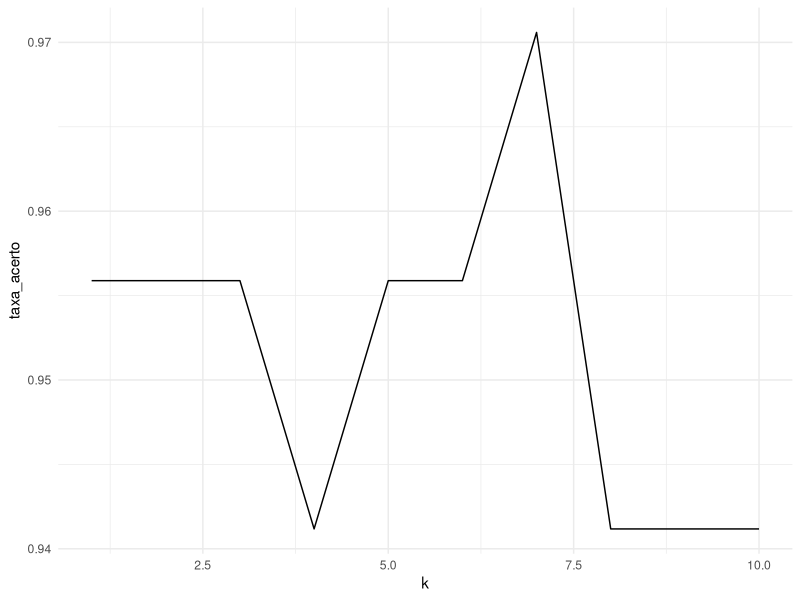

Source code (R):
library(ggplot2)
library(palmerpenguins)
library(class)

data("penguins")
pinguins <- penguins
str(penguins)
pinguins <- pinguins[, -c(2, 7, 8)]
pinguins <- na.omit(pinguins)

n <- round(0.8 * nrow(pinguins))
indices_treino <- sample(1:nrow(pinguins), size = n, replace = FALSE)
treino <- pinguins[indices_treino,]
teste <- pinguins[-indices_treino,]

treino_padronizado <- scale(treino[,-1])
teste_padronizado <- scale(teste[,-1])

classe_treino <- treino$species
classe_teste <- teste$species

modelo <- knn(train = treino_padronizado, test = teste_padronizado, cl = classe_treino, k = 1)
modelo
mean(modelo == teste$species)

cor(treino[,-1])

taxa_acerto <- c()
for(k in 1:10) {
  modelo <- knn(train = treino_padronizado, test = teste_padronizado, cl = classe_treino, k = k)
  taxa_acerto[k] <- mean(modelo == teste$species)
}

df <- data.frame(k = 1:10, taxa_acerto)
ggplot(data = df, aes(x = k, y = taxa_acerto)) + 
  geom_line() + 
  theme_minimal()

# fazer com bico com peso
# fazer com bico com asa

# fazer validaçao cruzada
# faz 10 ou 5 pastas, mesma quantidade de pinguins pra todo mundo, vai testando e aumentando a quantidade